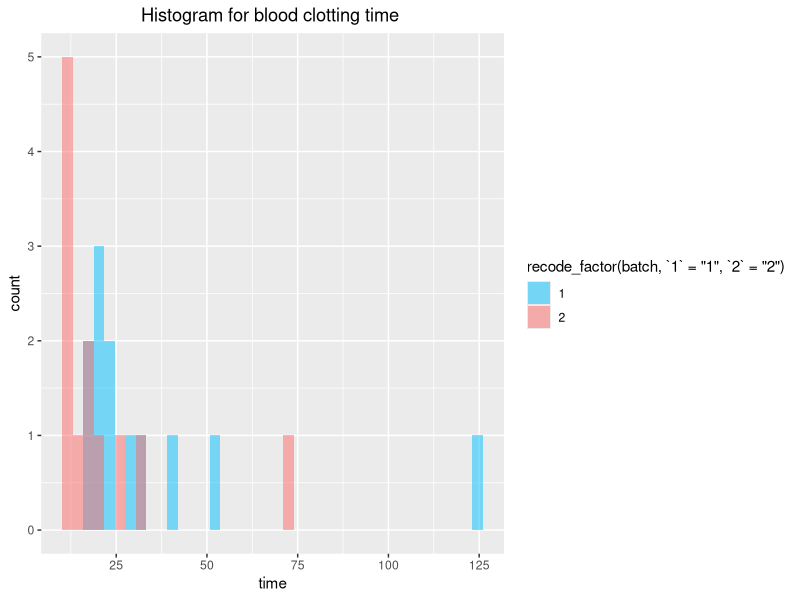
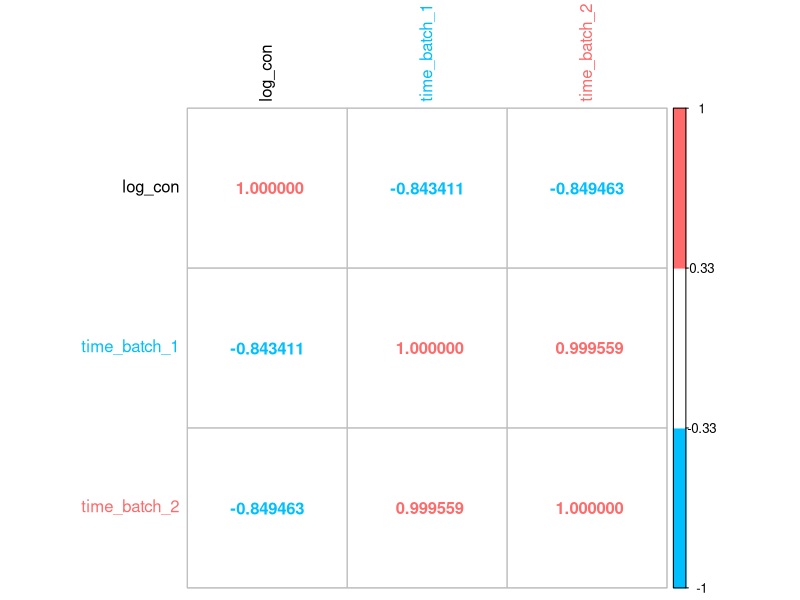

Write the R code that produced these figures, in order. (Note: this script raises an error after producing the figures.)
## ---- chunk 1
knitr::opts_chunk$set(echo = TRUE)
## ---- chunk 2
library(ggplot2)
library(gridExtra)
library(corrplot)
library(dplyr)
data <- read.csv("1738166.csv")
## ---- chunk 3
#producing a summary of our data
summary(data)
## ---- chunk 4
ggplot(data, aes(x = time, fill = recode_factor(batch, '1' = '1', '2' = '2'))) +
  ggtitle("Histogram for blood clotting time ") +
  geom_histogram(position = "identity", alpha = 0.5, bins=40) + 
  scale_fill_manual(values=c("deepskyblue", "indianred1"))+
  theme(plot.title = element_text(hjust = 0.5))
## ---- chunk 5
data_batch1 = data[1:12, ]
data_batch2 = data[13:24, ]
log_con = log(data_batch1$concentration)
time_batch_1 = data_batch1$time
time_batch_2 = data_batch2$time

corrplot(cor(cbind(log_con, time_batch_1, time_batch_2)),method="number", number.digits = 6, col=c("deepskyblue", "white", "indianred1"), tl.col = c("black", "deepskyblue", "indianred1"))
## ---- chunk 6
plot1 <- ggplot(data, aes(x=as.factor(recode_factor(batch, '1' = '1', '2' = '2')), y=time, color=batch)) + 
  scale_color_manual(values=c("deepskyblue", "indianred1"))+
  geom_boxplot( alpha=0.3) +
  stat_summary(fun=mean, geom="point", size=4, color="black", fill="mediumpurple1")+
  geom_jitter(size=1.5) + 
  xlab("Batch")+ylab("Clotting time") +
  coord_flip()

plot2 <- ggplot(data, aes(x=as.factor(batch), y=concentration, color=batch)) + 
  scale_color_manual(values=c("deepskyblue", "indianred1"))+
  geom_boxplot(alpha=0.3) +
  stat_summary(fun=mean, geom="point", size=4, color="black", fill="mediumpurple1")+
  geom_jitter(size=1.5) + 
  xlab("Batch")+ylab("Concentration") +
  coord_flip()
grid.arrange(plot1, plot2)
## ---- chunk 7
l_con = log(data$concentration)
batch = data$batch
time = data$time
mylm = lm(time ~ l_con * batch +  I(l_con^2)*batch)
summary(mylm)
## ---- chunk 8
plot(mylm)
## ---- chunk 9
IWLS <- function(x, y){
  
  # Inverse link function
  inv_link <- function(u)
    return(-1/u)  # inverse canonical link
  
  # Compute starting betas
  beta <- lm(inv_link(y) ~ x)$coefficients
  
  # Deviance function
  deviance <- function(p){
    return(2*sum(-log(y/p) + (y-p)/p))
  }
  
  # Compute the initial deviance for the initial guess
  old_deviance <- deviance(inv_link(cbind(1,x)%*%beta))
  
  control <- 1
  while(control >= 1e-8){
    eta <- cbind(1,x)%*%beta  # estimated linear predictor
    mu <- inv_link(eta)  # estimated mean response
    z <- eta + (y-mu)/mu^2  # form the adjusted variate
    w = mu^2  # compute weights
    linear_model <- lm(z ~ x, weights = w)  # regress z on x with weights w
    beta <- as.numeric(linear_model$coefficients)  # new beta
    new_deviance <- deviance(inv_link(cbind(1,x)%*%beta))
    
    # Compute the difference in deviances
    control <- abs(new_deviance - old_deviance)/(abs(new_deviance)+0.1)
    old_deviance <- new_deviance  # update deviance
  }
  # Returns the final coefficients, deviance and weights
  return(list(beta, new_deviance, w, mu))
}

## ---- chunk 10
y = data$time
x_1 = cbind(l_con, batch)
x_2 = cbind(l_con, batch, l_con*batch)
x_3 = cbind(l_con, batch, I(l_con^2)*batch)
x_4 = cbind(l_con, batch, l_con*batch, I(l_con^2)*batch)

for (x in list(x_1, x_2, x_3, x_4)){
  print(IWLS(x, y)[1])
}

## ---- chunk 11
for (x in list(x_1, x_2, x_3, x_4)){
  print(IWLS(x, y)[2])
}
## ---- chunk 12
myglm1 <- glm(time ~ l_con + batch + l_con:batch + I(l_con^2):batch, family = Gamma(link="inverse"))
summary(myglm1)
## ---- chunk 13
myglm2 <- glm(formula = time ~ l_con + batch + l_con:batch, family = Gamma(link="inverse"))
summary(myglm2)
## ---- chunk 14
plot(myglm2)
## ---- chunk 15
plot(myglm2)
## ---- chunk 16
myglm3 <- glm(time ~ l_con + batch + l_con:batch, family = Gamma(link="inverse"))
summary(myglm3)
## ---- chunk 17
x_final = cbind(l_con, batch, l_con*batch)
w_final = IWLS(x_final, y)[[3]]
defiance_final = IWLS(x_final,y)[[2]]
mu_final = IWLS(x_final,y)[[4]]
beta_final = IWLS(x_final, y)[[1]]
## ---- chunk 18
X_final = cbind(1,x_final)
J = t(X_final)%*% diag(as.vector(w_final))%*%X_final
pear = sum((y-mu_final)^2/mu_final^2)
phi = pear/20
invJ = phi*solve(J)
beta.sd = sqrt(as.vector(diag(invJ)))
beta.sd
## ---- chunk 19
se = c(0.0024129, 0.0010021, 0.0018023, 0.0007403)
z <- beta_final/beta.sd
2*pt(-abs(z), df = 20)
## ---- chunk 20
t = log(50)
x_star_1 = c(1, t, 1, t)
x_star_2 = c(1, t, 2, 2*t)
CI_1 = c(-1/(t(x_star_1)%*%beta_final - 1.96*sqrt(t(x_star_1)%*%invJ%*%x_star_1)) , -1/(t(x_star_1)%*%beta_final + 1.96*sqrt(t(x_star_1)%*%invJ%*%x_star_1)))
CI_1
## ---- chunk 21
CI_2 = c(-1/(t(x_star_2)%*%beta_final - 1.96*sqrt(t(x_star_2)%*%invJ%*%x_star_2)) , -1/(t(x_star_2)%*%beta_final + 1.96*sqrt(t(x_star_2)%*%invJ%*%x_star_2)))
CI_2
## ---- chunk 22
CI_1_L = c()
CI_1_U = c()
CI_2_L = c()
CI_2_U = c()
r = seq(from = 5, to = 100, by = 0.01)
for (m in r){
  x_star_1 = c(1, log(m), 1, log(m))
  x_star_2 = c(1, log(m), 2, 2*log(m))
  CI_1_L = c(CI_1_L,-1/(t(x_star_1)%*%beta_final - 1.96*sqrt(t(x_star_1)%*%invJ%*%x_star_1)))
  CI_1_U = c(CI_1_U, -1/(t(x_star_1)%*%beta_final + 1.96*sqrt(t(x_star_1)%*%invJ%*%x_star_1)))
  CI_2_L = c(CI_2_L,-1/(t(x_star_2)%*%beta_final - 1.96*sqrt(t(x_star_2)%*%invJ%*%x_star_2)))
  CI_2_U = c(CI_2_U, -1/(t(x_star_2)%*%beta_final + 1.96*sqrt(t(x_star_2)%*%invJ%*%x_star_2)))
}
## ---- chunk 23
plot(log(data$concentration),
     data$time,
     col=c("indianred1","deepskyblue3")[data$batch], 
     main = "Confidence Intervals", 
     pch = 16, 
     xlab = "Log of Concentration", 
     ylab ="Time")

lines(log(r),CI_1_L, type="l", lwd=1, pch=15, col="indianred")
lines(log(r),CI_1_U,col="indianred")
lines(log(r),CI_2_L, type="l",col="deepskyblue")
lines(log(r),CI_2_U,col="deepskyblue")

legend(3.75,
       120,
       legend=c("Clotting factor 1", "Clotting factor 2"), 
       col=c("indianred", "deepskyblue"),
       pch = 16)

